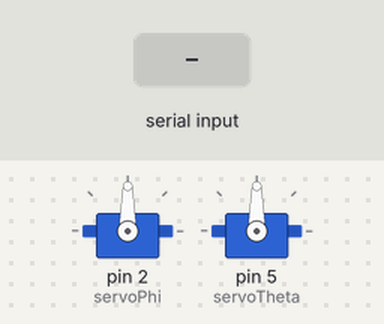
This sketch was run on a simulated Arduino Uno, built with avr-gcc and run on an emulated ATmega328P. On the bench: 2 × servo. The test bench sets the inputs (shaded band).

Above: at 1.2 s.
1.3 s: "<90,45,200>" received over Serial
At 1.9 s:
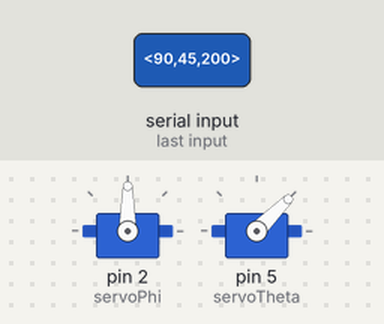
2.8 s: "<30,150,10>" received over Serial
At 4.0 s:
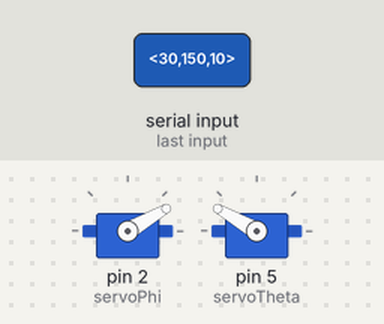
4.3 s: "<5>" received over Serial
At 5.0 s:
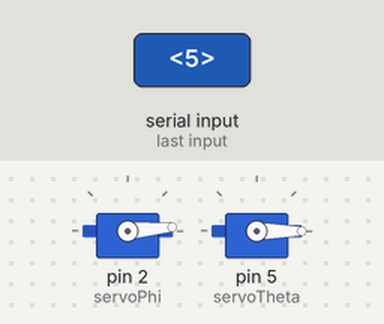
5.8 s: "<90>" received over Serial
At 6.2 s:
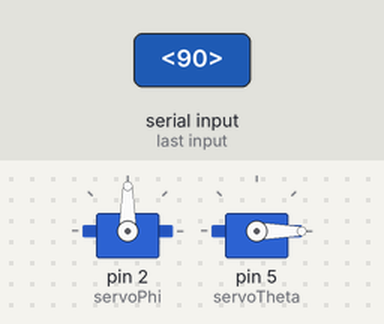
7.3 s: "<200>" received over Serial
At 8.5 s:
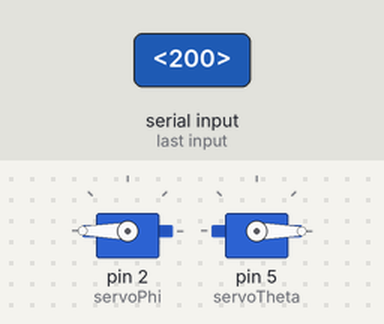
8.8 s: "<1,90>" received over Serial
At 9.8 s:
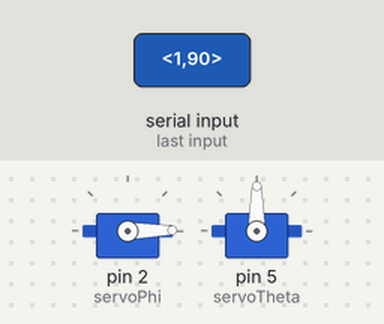
Timing chart, 0 to 11.3 s (numbered marks = the images above; inputs shaded):
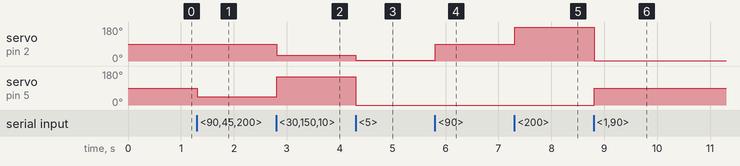

Measured:
- after the input at 1.3 s, servo on pin 5 (servoTheta): 90° → 45° at once
- after the input at 2.8 s, servo on pin 2 (servoPhi): 90° → 30° at once; servo on pin 5 (servoTheta): 45° → 150° at once
- after the input at 4.3 s, servo on pin 2 (servoPhi): 30° → 5° at once; servo on pin 5 (servoTheta): 150° → 0° at once
- after the input at 5.8 s, servo on pin 2 (servoPhi): 5° → 90° at once
- after the input at 7.3 s, servo on pin 2 (servoPhi): 90° → 180° at once
- after the input at 8.8 s, servo on pin 2 (servoPhi): 180° → 1° at once; servo on pin 5 (servoTheta): 0° → 90° at once

The sketch:

ReadUnityInput.ino
```cpp
#include <Servo.h>

Servo servoPhi;
Servo servoTheta;

const byte numChars = 32;
char receivedChars[numChars];
char tempChars[numChars];        // temporary array for use when parsing
boolean newData = false;

int phiRotation = 90;
int thetaRotation = 90;

void setup() {
  Serial.begin (9600);
  servoPhi.attach(2);
  servoTheta.attach(5);

}


void loop()
{

  recvWithStartEndMarkers();
  if (newData == true) {
      strcpy(tempChars, receivedChars);
          // this temporary copy is necessary to protect the original data
          //   because strtok() used in parseData() replaces the commas with \0
      parseData();
      moveServos(phiRotation, thetaRotation);
      newData = false;
  }
  /*
  //Must delay 1 milliseconds to make Serial.available() work properly
  delay(1);

  //Serial.setTimeout(0);

  if ( Serial.available() >= 2) {

    servoInputAngles= Serial.readString();
    Serial.println(servoInputAngles);
    //moveServos(servoInputAngles[0],servoInputAngles[1]);
  }*/


}

void parseData() {      // split the data into its parts

    char * strtokIndx; // this is used by strtok() as an index

    strtokIndx = strtok(tempChars,",");      // get the first part - the phi rotation
    phiRotation = atoi(strtokIndx);     // convert this part to an integer

    strtokIndx = strtok(NULL, ","); // this continues where the previous call left off
    thetaRotation = atoi(strtokIndx);     // convert this part to an integer

}

void recvWithStartEndMarkers() {
    static boolean recvInProgress = false;
    static byte ndx = 0;
    char startMarker = '<';
    char endMarker = '>';
    char rc;

    while (Serial.available() > 0 && newData == false) {
        rc = Serial.read();

        if (recvInProgress == true) {
            if (rc != endMarker) {
                receivedChars[ndx] = rc;
                ndx++;
                if (ndx >= numChars) {
                    ndx = numChars - 1;
                }
            }
            else {
                receivedChars[ndx] = '\0'; // terminate the string
                recvInProgress = false;
                ndx = 0;
                newData = true;
            }
        }

        else if (rc == startMarker) {
            recvInProgress = true;
        }
    }
    //Serial.println(phiRotation);
}


void moveServos(int phiAngle, int thetaAngle){
  servoPhi.write(phiAngle);
  servoTheta.write(thetaAngle);

}
```
